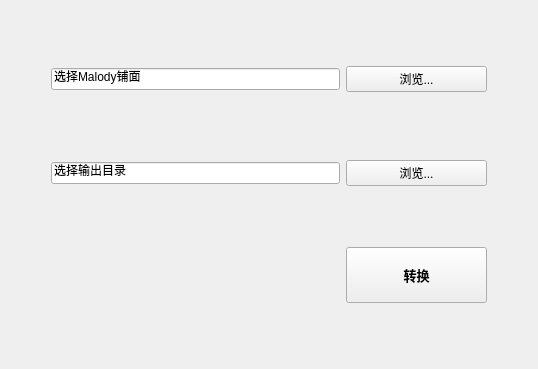
<?xml version="1.0" encoding="UTF-8"?>
<ui version="4.0">
 <class>Malody4KChartConverterClass</class>
 <widget class="QWidget" name="Malody4KChartConverterClass">
  <property name="geometry">
   <rect>
    <x>0</x>
    <y>0</y>
    <width>538</width>
    <height>369</height>
   </rect>
  </property>
  <property name="font">
   <font>
    <pointsize>9</pointsize>
   </font>
  </property>
  <property name="windowTitle">
   <string>Malody4KChartConverter</string>
  </property>
  <layout class="QGridLayout" name="gridLayout">
   <item row="4" column="3">
    <widget class="QPushButton" name="pushButton_dst">
     <property name="sizePolicy">
      <sizepolicy hsizetype="Minimum" vsizetype="Fixed">
       <horstretch>0</horstretch>
       <verstretch>0</verstretch>
      </sizepolicy>
     </property>
     <property name="text">
      <string>浏览...</string>
     </property>
    </widget>
   </item>
   <item row="2" column="2">
    <spacer name="verticalSpacer">
     <property name="orientation">
      <enum>Qt::Orientation::Vertical</enum>
     </property>
     <property name="sizeType">
      <enum>QSizePolicy::Policy::Expanding</enum>
     </property>
     <property name="sizeHint" stdset="0">
      <size>
       <width>20</width>
       <height>40</height>
      </size>
     </property>
    </spacer>
   </item>
   <item row="4" column="1" colspan="2">
    <widget class="QLineEdit" name="lineEdit_dst">
     <property name="text">
      <string>选择输出目录</string>
     </property>
     <property name="readOnly">
      <bool>true</bool>
     </property>
    </widget>
   </item>
   <item row="5" column="2">
    <spacer name="verticalSpacer_3">
     <property name="orientation">
      <enum>Qt::Orientation::Vertical</enum>
     </property>
     <property name="sizeType">
      <enum>QSizePolicy::Policy::Expanding</enum>
     </property>
     <property name="sizeHint" stdset="0">
      <size>
       <width>20</width>
       <height>40</height>
      </size>
     </property>
    </spacer>
   </item>
   <item row="1" column="3">
    <widget class="QPushButton" name="pushButton_src">
     <property name="sizePolicy">
      <sizepolicy hsizetype="Minimum" vsizetype="Fixed">
       <horstretch>0</horstretch>
       <verstretch>0</verstretch>
      </sizepolicy>
     </property>
     <property name="text">
      <string>浏览...</string>
     </property>
    </widget>
   </item>
   <item row="1" column="1" colspan="2">
    <widget class="QLineEdit" name="lineEdit_src">
     <property name="text">
      <string>选择Malody铺面</string>
     </property>
     <property name="readOnly">
      <bool>true</bool>
     </property>
    </widget>
   </item>
   <item row="0" column="2">
    <spacer name="verticalSpacer_2">
     <property name="orientation">
      <enum>Qt::Orientation::Vertical</enum>
     </property>
     <property name="sizeType">
      <enum>QSizePolicy::Policy::Expanding</enum>
     </property>
     <property name="sizeHint" stdset="0">
      <size>
       <width>20</width>
       <height>40</height>
      </size>
     </property>
    </spacer>
   </item>
   <item row="7" column="2">
    <spacer name="verticalSpacer_4">
     <property name="orientation">
      <enum>Qt::Orientation::Vertical</enum>
     </property>
     <property name="sizeType">
      <enum>QSizePolicy::Policy::Expanding</enum>
     </property>
     <property name="sizeHint" stdset="0">
      <size>
       <width>20</width>
       <height>40</height>
      </size>
     </property>
    </spacer>
   </item>
   <item row="6" column="3">
    <widget class="QPushButton" name="pushButton_convert">
     <property name="sizePolicy">
      <sizepolicy hsizetype="Minimum" vsizetype="Expanding">
       <horstretch>0</horstretch>
       <verstretch>0</verstretch>
      </sizepolicy>
     </property>
     <property name="font">
      <font>
       <pointsize>10</pointsize>
       <bold>true</bold>
      </font>
     </property>
     <property name="text">
      <string>转换</string>
     </property>
    </widget>
   </item>
   <item row="6" column="1" colspan="2">
    <widget class="QLabel" name="label_convertRlt">
     <property name="text">
      <string/>
     </property>
     <property name="alignment">
      <set>Qt::AlignmentFlag::AlignCenter</set>
     </property>
    </widget>
   </item>
   <item row="4" column="0">
    <spacer name="horizontalSpacer">
     <property name="orientation">
      <enum>Qt::Orientation::Horizontal</enum>
     </property>
     <property name="sizeType">
      <enum>QSizePolicy::Policy::Minimum</enum>
     </property>
     <property name="sizeHint" stdset="0">
      <size>
       <width>40</width>
       <height>20</height>
      </size>
     </property>
    </spacer>
   </item>
   <item row="3" column="5" rowspan="2">
    <spacer name="horizontalSpacer_2">
     <property name="orientation">
      <enum>Qt::Orientation::Horizontal</enum>
     </property>
     <property name="sizeType">
      <enum>QSizePolicy::Policy::Minimum</enum>
     </property>
     <property name="sizeHint" stdset="0">
      <size>
       <width>40</width>
       <height>20</height>
      </size>
     </property>
    </spacer>
   </item>
  </layout>
 </widget>
 <layoutdefault spacing="6" margin="11"/>
 <tabstops>
  <tabstop>lineEdit_src</tabstop>
  <tabstop>pushButton_src</tabstop>
  <tabstop>lineEdit_dst</tabstop>
  <tabstop>pushButton_dst</tabstop>
  <tabstop>pushButton_convert</tabstop>
 </tabstops>
 <resources>
  <include location="Malody4KChartConverter.qrc"/>
 </resources>
 <connections/>
</ui>
